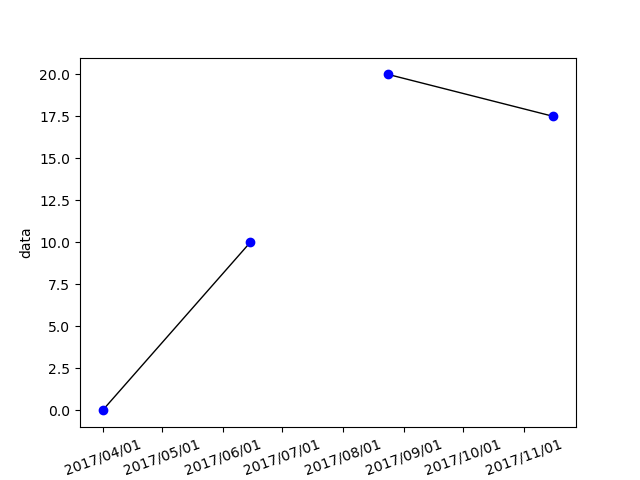

Recreate this plot in Python.
import numpy as np
import pandas as pd
import matplotlib.pyplot as plt
from  datetime import datetime
import matplotlib.dates as mdates
import matplotlib.lines as mlines
from matplotlib.collections import LineCollection

baseline_dic = {'20170401': '0.0', '20170615': '10.0', '20170824': '20.0', '20171116': '17.5'}

# pair
pairs = ['20170401-20170615','20170824-20171116']

primaries = []
secondaries = []
for d in pairs:
    primary = d[:8]
    secondary = d[-8:]

    primaries.append([datetime.strptime(primary, '%Y%m%d'), baseline_dic[primary]])
    secondaries.append([datetime.strptime(secondary, '%Y%m%d'), baseline_dic[secondary]])

df_primary = pd.DataFrame(primaries, columns=['date', 'data'])
df_primary['date'] = mdates.date2num(df_primary['date'])
df_primary = df_primary.set_index('date')

df_secondary = pd.DataFrame(secondaries, columns=['date', 'data'])
df_secondary['date'] = mdates.date2num(df_secondary['date'])
df_secondary = df_secondary.set_index('date')

points_primary = np.array([np.array(df_primary.index), df_primary['data']]).T.reshape(-1, 1, 2)
points_secondary = np.array([np.array(df_secondary.index), df_secondary['data']]).T.reshape(-1, 1, 2)

segments = np.concatenate([points_primary, points_secondary], axis=1)

lc = LineCollection(segments, color="black", linewidth=1)
ax =  plt.subplot()
plt.xticks(rotation = 20)
ax.add_collection(lc)
plt.plot([datetime.strptime('20170401', '%Y%m%d')], [0.0], markersize=12, marker='.', c='b')
plt.plot([datetime.strptime('20170615', '%Y%m%d')], [10.0], markersize=12, marker='.', c='b')
plt.plot([datetime.strptime('20170824', '%Y%m%d')], [20.0], markersize=12, marker='.', c='b')
plt.plot([datetime.strptime('20171116', '%Y%m%d')], [17.5], markersize=12, marker='.', c='b')
ax.xaxis.set_major_formatter(mdates.DateFormatter("%Y/%m/%d"))
ax.set_ylabel('data')
plt.savefig('line_segment.png')
